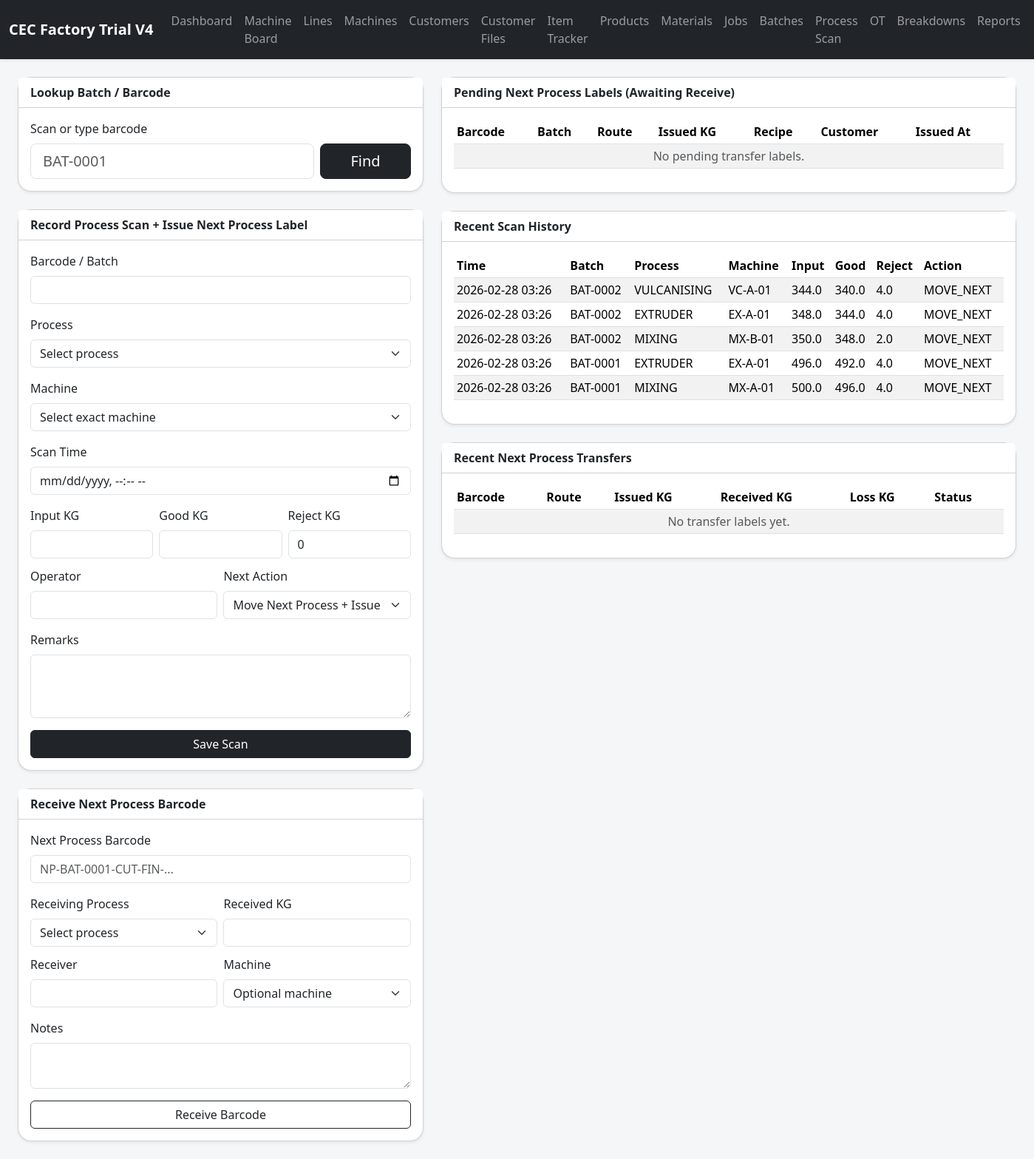
Screenshot of /scan with the database file from the repository.
### tables this page shows
CREATE TABLE process_logs (
            id INTEGER PRIMARY KEY AUTOINCREMENT,
            batch_id INTEGER NOT NULL,
            process_name TEXT NOT NULL,
            scan_time TEXT NOT NULL,
            input_qty_kg REAL NOT NULL,
            good_qty_kg REAL NOT NULL,
            reject_qty_kg REAL NOT NULL DEFAULT 0,
            operator_name TEXT,
            machine_id INTEGER,
            machine_name TEXT,
            line_id INTEGER,
            next_action TEXT NOT NULL DEFAULT 'MOVE_NEXT',
            remarks TEXT,
            FOREIGN KEY(batch_id) REFERENCES batches(id),
            FOREIGN KEY(machine_id) REFERENCES machines(id),
            FOREIGN KEY(line_id) REFERENCES production_lines(id)
        );

CREATE TABLE batches (
            id INTEGER PRIMARY KEY AUTOINCREMENT,
            batch_no TEXT UNIQUE NOT NULL,
            job_id INTEGER NOT NULL,
            recipe_code TEXT,
            planned_input_kg REAL NOT NULL,
            current_process TEXT NOT NULL DEFAULT 'NOT_STARTED',
            status TEXT NOT NULL DEFAULT 'OPEN',
            barcode_text TEXT NOT NULL,
            assigned_line_id INTEGER,
            created_at TEXT NOT NULL DEFAULT CURRENT_TIMESTAMP,
            FOREIGN KEY(job_id) REFERENCES jobs(id),
            FOREIGN KEY(assigned_line_id) REFERENCES production_lines(id)
        );

### app.py (the view, shortened to what this page needs)
@app.route('/scan', methods=['GET', 'POST'])
def scan():
    batch_lookup = None
    barcode = request.args.get('barcode', '').strip()
    recent_logs = query_all(
        '''
        SELECT pl.*, b.batch_no, COALESCE(m.machine_code, pl.machine_name) AS machine_label, l.name AS line_name
        FROM process_logs pl
        JOIN batches b ON pl.batch_id = b.id
        LEFT JOIN machines m ON pl.machine_id = m.id
        LEFT JOIN production_lines l ON pl.line_id = l.id
        ORDER BY datetime(pl.scan_time) DESC, pl.id DESC
        LIMIT 25
        '''
    )
    machines_list = get_machine_choices_for_process()
    next_labels_pending = query_all(
        '''
        SELECT npl.*, b.batch_no
        FROM next_process_labels npl
        JOIN batches b ON npl.batch_id = b.id
        WHERE npl.status = 'ISSUED'
        ORDER BY datetime(npl.issued_at) DESC, npl.id DESC
        LIMIT 20
        '''
    )
    recent_transfers = query_all(
        '''
        SELECT npl.*, b.batch_no
        FROM next_process_labels npl
        JOIN batches b ON npl.batch_id = b.id
        ORDER BY datetime(npl.issued_at) DESC, npl.id DESC
        LIMIT 25
        '''
    )
    return render_template(
        'scan.html',
        batch_lookup=batch_lookup,
        recent_logs=recent_logs,
        processes=PROCESS_FLOW,
        machines=machines_list,
        next_labels_pending=next_labels_pending,
        recent_transfers=recent_transfers,
    )

### app.py (called while the page is built, shortened)
def get_db() -> sqlite3.Connection:
    if 'db' not in g:
        conn = sqlite3.connect(DB_PATH)
        conn.row_factory = sqlite3.Row
        g.db = conn
    return g.db

def query_all(sql: str, params: tuple = ()) -> list[sqlite3.Row]:
    cur = get_db().execute(sql, params)
    rows = cur.fetchall()
    cur.close()
    return rows

def get_machine_choices_for_process(process_name: str | None = None) -> list[sqlite3.Row]:
    return query_all(
        '''SELECT m.*, pl.name AS line_name
           FROM machines m
           LEFT JOIN production_lines pl ON m.line_id = pl.id
           WHERE m.is_active = 1
           ORDER BY m.process_name, m.machine_code'''
    )

### templates/scan.html (shortened to what this page needs)
{% extends 'base.html' %}
{% block content %}
<div class="row g-4">
  <div class="col-lg-5">
    <div class="card shadow-sm mb-4">
      <div class="card-header bg-white"><strong>Lookup Batch / Barcode</strong></div>
      <div class="card-body">
        <form method="get" class="row g-2 align-items-end">
          <div class="col-9"><label class="form-label">Scan or type barcode</label><input class="form-control form-control-lg" name="barcode" value="{{ request.args.get('barcode', '') }}" placeholder="BAT-0001"></div>
          <div class="col-3"><button class="btn btn-dark w-100 btn-lg">Find</button></div>
        </form>
      </div>
    </div>
    <div class="card shadow-sm mb-4">
      <div class="card-header bg-white"><strong>Record Process Scan + Issue Next Process Label</strong></div>
      <div class="card-body">
        <form method="post">
          <div class="mb-3"><label class="form-label">Barcode / Batch</label><input class="form-control" name="barcode_text" value="{{ request.args.get('barcode', '') }}" required></div>
          <div class="mb-3"><label class="form-label">Process</label>
            <select class="form-select" name="process_name" id="process_name" required>
              <option value="">Select process</option>
            </select>
          </div>
          <div class="mb-3"><label class="form-label">Machine</label>
            <select class="form-select" name="machine_id" id="machine_id">
              <option value="">Select exact machine</option>
            </select>
          </div>
          <div class="mb-3"><label class="form-label">Scan Time</label><input class="form-control" type="datetime-local" name="scan_time"></div>
          <div class="row g-2">
            <div class="col-md-4"><label class="form-label">Input KG</label><input class="form-control" type="number" step="0.01" name="input_qty_kg" required></div>
            <div class="col-md-4"><label class="form-label">Good KG</label><input class="form-control" type="number" step="0.01" name="good_qty_kg" required></div>
            <div class="col-md-4"><label class="form-label">Reject KG</label><input class="form-control" type="number" step="0.01" name="reject_qty_kg" value="0"></div>
          </div>
          <div class="row g-2 mt-1">
            <div class="col-md-6"><label class="form-label">Operator</label><input class="form-control" name="operator_name"></div>
            <div class="col-md-6"><label class="form-label">Next Action</label>
              <select class="form-select" name="next_action">
                <option value="MOVE_NEXT">Move Next Process + Issue Label</option>
              </select>
            </div>
          </div>
          <div class="mt-3"><label class="form-label">Remarks</label><textarea class="form-control" name="remarks" rows="3"></textarea></div>
          <button class="btn btn-dark w-100 mt-3">Save Scan</button>
        </form>
      </div>
    </div>
    <div class="card shadow-sm">
      <div class="card-header bg-white"><strong>Receive Next Process Barcode</strong></div>
      <div class="card-body">
        <form method="post">
          <div class="mb-3"><label class="form-label">Next Process Barcode</label><input class="form-control" name="transfer_barcode" placeholder="NP-BAT-0001-CUT-FIN-..." required></div>
          <div class="row g-2">
            <div class="col-md-6"><label class="form-label">Receiving Process</label>
              <select class="form-select" name="receiving_process" required>
                <option value="">Select process</option>
              </select>
            </div>
            <div class="col-md-6"><label class="form-label">Received KG</label><input class="form-control" type="number" step="0.01" name="received_qty_kg" required></div>
          </div>
          <div class="row g-2 mt-1">
            <div class="col-md-6"><label class="form-label">Receiver</label><input class="form-control" name="receiver_name"></div>
            <div class="col-md-6"><label class="form-label">Machine</label>
              <select class="form-select" name="receive_machine_id">
                <option value="">Optional machine</option>
              </select>
            </div>
          </div>
          <div class="mt-3"><label class="form-label">Notes</label><textarea class="form-control" name="receive_note" rows="2"></textarea></div>
          <button class="btn btn-outline-dark w-100 mt-3">Receive Barcode</button>
        </form>
      </div>
    </div>
  </div>
  <div class="col-lg-7">
    <div class="card shadow-sm mb-4">
      <div class="card-header bg-white"><strong>Pending Next Process Labels (Awaiting Receive)</strong></div>
      <div class="card-body table-responsive">
        <table class="table table-striped table-sm align-middle">
          <thead><tr><th>Barcode</th><th>Batch</th><th>Route</th><th>Issued KG</th><th>Recipe</th><th>Customer</th><th>Issued At</th></tr></thead>
          <tbody>
            {% for row in next_labels_pending %}
            <tr>
              <td><span class="small fw-semibold">{{ row.transfer_barcode }}</span></td>
              <td>{{ row.batch_no }}</td>
              <td>{{ row.from_process }} → {{ row.to_process }}</td>
              <td>{{ row.issued_qty_kg }}</td>
              <td>{{ row.recipe_code or '-' }}</td>
              <td>{{ row.customer_name }}</td>
              <td>{{ row.issued_at }}</td>
            </tr>
            {% else %}
            <tr><td colspan="7" class="text-center text-muted">No pending transfer labels.</td></tr>
            {% endfor %}
          </tbody>
        </table>
      </div>
    </div>
    <div class="card shadow-sm mb-4">
      <div class="card-header bg-white"><strong>Recent Scan History</strong></div>
      <div class="card-body table-responsive">
        <table class="table table-striped table-sm align-middle">
          <thead><tr><th>Time</th><th>Batch</th><th>Process</th><th>Machine</th><th>Input</th><th>Good</th><th>Reject</th><th>Action</th></tr></thead>
          <tbody>
            {% for row in recent_logs %}
            <tr>
              <td>{{ row.scan_time }}</td>
              <td>{{ row.batch_no }}</td>
              <td>{{ row.process_name }}</td>
              <td>{{ row.machine_label or '-' }}</td>
              <td>{{ row.input_qty_kg }}</td>
              <td>{{ row.good_qty_kg }}</td>
              <td>{{ row.reject_qty_kg }}</td>
              <td>{{ row.next_action }}</td>
            </tr>
            {% else %}
            <tr><td colspan="8" class="text-center text-muted">No process scans yet.</td></tr>
            {% endfor %}
          </tbody>
        </table>
      </div>
    </div>
    <div class="card shadow-sm">
      <div class="card-header bg-white"><strong>Recent Next Process Transfers</strong></div>
      <div class="card-body table-responsive">
        <table class="table table-striped table-sm align-middle">
          <thead><tr><th>Barcode</th><th>Route</th><th>Issued KG</th><th>Received KG</th><th>Loss KG</th><th>Status</th></tr></thead>
          <tbody>
            {% for row in recent_transfers %}
            <tr>
              <td>{{ row.transfer_barcode }}</td>
              <td>{{ row.from_process }} → {{ row.to_process }}</td>
              <td>{{ row.issued_qty_kg }}</td>
              <td>{{ row.received_qty_kg if row.received_qty_kg is not none else '-' }}</td>
              <td>{{ row.qty_loss_kg }}</td>
              <td><span class="badge text-bg-{{ 'success' if row.status == 'RECEIVED' else 'warning' }}">{{ row.status }}</span></td>
            </tr>
            {% else %}
            <tr><td colspan="6" class="text-center text-muted">No transfer labels yet.</td></tr>
            {% endfor %}
          </tbody>
        </table>
      </div>
    </div>
  </div>
</div>
{% endblock %}

### static/style.css (style rules this page uses)
body { background: #f4f6f8; }
.card, .machine-tile { border-radius: 18px; }
.table thead th { white-space: nowrap; }

### rows the page displays
process_logs: scan_time "2026-02-28 03:26", batch_no "BAT-0002", process_name "VULCANISING", machine_label "VC-A-01", input_qty_kg "344.0", good_qty_kg "340.0", reject_qty_kg "4.0", next_action "MOVE_NEXT"
process_logs: scan_time "2026-02-28 03:26", batch_no "BAT-0002", process_name "EXTRUDER", machine_label "EX-A-01", input_qty_kg "348.0", good_qty_kg "344.0", reject_qty_kg "4.0", next_action "MOVE_NEXT"
process_logs: scan_time "2026-02-28 03:26", batch_no "BAT-0002", process_name "MIXING", machine_label "MX-B-01", input_qty_kg "350.0", good_qty_kg "348.0", reject_qty_kg "2.0", next_action "MOVE_NEXT"
process_logs: scan_time "2026-02-28 03:26", batch_no "BAT-0001", process_name "EXTRUDER", machine_label "EX-A-01", input_qty_kg "496.0", good_qty_kg "492.0", reject_qty_kg "4.0", next_action "MOVE_NEXT"
process_logs: scan_time "2026-02-28 03:26", batch_no "BAT-0001", process_name "MIXING", machine_label "MX-A-01", input_qty_kg "500.0", good_qty_kg "496.0", reject_qty_kg "4.0", next_action "MOVE_NEXT"
